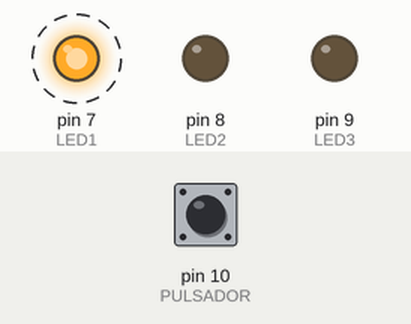
This sketch was run on a simulated Arduino Uno, built with avr-gcc and run on an emulated ATmega328P. Parts: output pins drawn as LEDs (lit = HIGH). Dashed ring = blinking. Inputs (shaded band) come from the test bench; at power-on: pin 10 (PULSADOR) HIGH.

Above: at 0.15 s.
At 0.75 s:
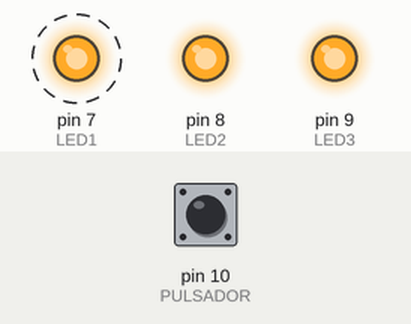
1.3 s: pin 10 (PULSADOR) pulled LOW for 1 s
At 2.25 s:
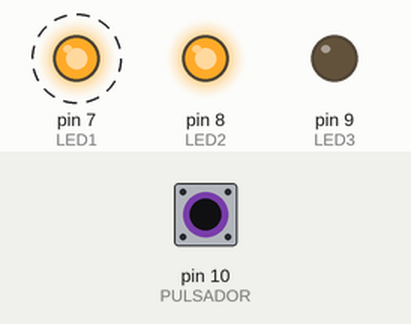
Timing chart, 0 to 4.8 s (numbered marks = the images above; inputs shaded):
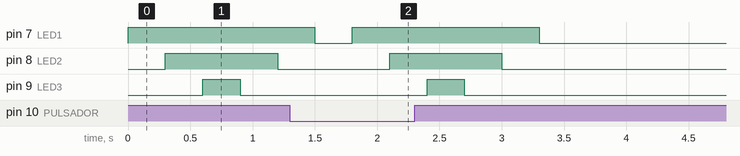

The sketch:

07_leds_intermitentes_inf.ino
```cpp
#define LED1 7
#define LED2 8
#define LED3 9
#define PULSADOR 10

const int tiempo = 300;
bool state_pul;
bool fin = LOW;

void setup() {
  pinMode(LED1, OUTPUT);
  pinMode(LED2, OUTPUT);
  pinMode(LED3, OUTPUT);
  pinMode(PULSADOR, INPUT);
}

void loop() {

  while ((state_pul == LOW) && (fin == LOW)){
    digitalWrite(LED1, HIGH);
    delay(tiempo);
    digitalWrite(LED2, HIGH);
    delay(tiempo);
    digitalWrite(LED3, HIGH);
    delay(tiempo);
    digitalWrite(LED3, LOW);
    delay(tiempo);
    digitalWrite(LED2, LOW);
    delay(tiempo);
    digitalWrite(LED1, LOW);
    delay(tiempo);
    state_pul = digitalRead(PULSADOR);
  }
  fin = HIGH;

}
```

Measured:
- after the input at 1.3 s, pin 8 (LED2): LOW → HIGH after 0.80 s, → LOW 0.90 s later; pin 9 (LED3): LOW → HIGH after 1.1 s, → LOW 0.30 s later
